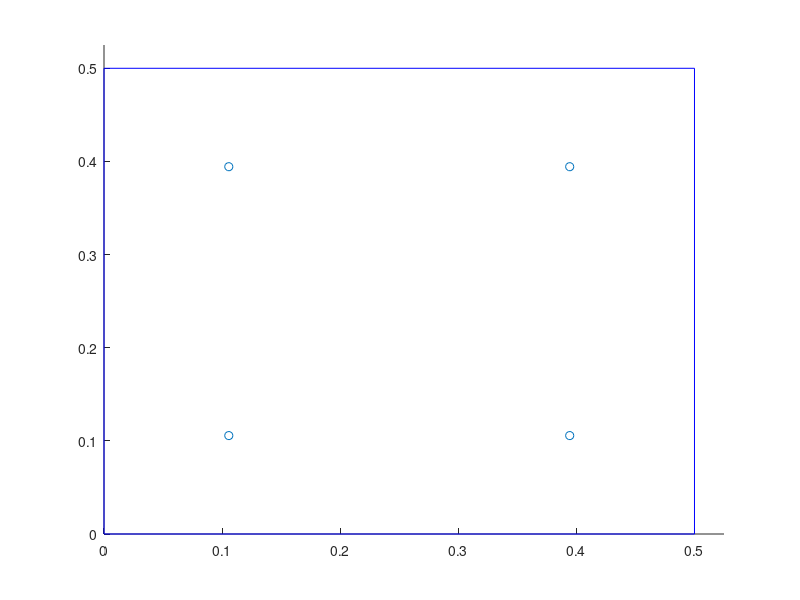

Reproduce this figure in MATLAB.
clc, clear all, close all

int_n       = 4;
p1          = sqrt(1/3);
xi  = p1*[-1 -1;
           1 -1;
           1  1;
          -1  1];
       
int_weights = [1 1 1 1];

N = zeros(4,1);
N(1) = (1+xi(1,1))*(1+xi(1,2))/4;
N(2) = (1+xi(2,1))*(1+xi(2,2))/4;
N(3) = (1+xi(3,1))*(1+xi(3,2))/4;
N(4) = (1+xi(4,1))*(1+xi(4,2))/4;

x_curr = [0.0 0.0;
          0.5 0.0;
          0.5 0.5;
          0.0 0.5];

% x_curr = [1.0 0.0;
%           1.5 0.3;
%           1.8 0.8;
%           0.4 0.5];

% gp_ana = 0.5/2 * [(1-sqrt(1/3)) (1-sqrt(1/3));
%                   (1+sqrt(1/3)) (1-sqrt(1/3));
%                   (1+sqrt(1/3)) (1+sqrt(1/3));
%                   (1-sqrt(1/3)) (1+sqrt(1/3))]

x_gp = zeros(4,2);
% y_gp = zeros(4,1);

for ii = 1 : int_n
    if ii==1
        Ni = [N(1) N(2) N(3) N(4)];
    elseif ii==2
        Ni = [N(2) N(3) N(4) N(1)];
    elseif ii==3
        Ni = [N(3) N(4) N(1) N(2)];
    elseif ii==4
        Ni = [N(4) N(1) N(2) N(3)];
    end
    Ni
    x_curr
    x_gp(ii,:) = Ni * x_curr;%(:,1);
%     y_gp(ii) = Ni * x_curr(:,2);
    fprintf('ii = %.0f  x = %.5f  y = %.5f\n',[ii,x_gp(ii,1),x_gp(ii,2)])
end

figure, hold on
plot([x_curr(1,1) x_curr(2,1)] , [x_curr(1,2) x_curr(2,2)], 'b')
plot([x_curr(2,1) x_curr(3,1)] , [x_curr(2,2) x_curr(3,2)], 'b')
plot([x_curr(3,1) x_curr(4,1)] , [x_curr(3,2) x_curr(4,2)], 'b')
plot([x_curr(4,1) x_curr(1,1)] , [x_curr(4,2) x_curr(1,2)], 'b')

scatter(x_gp(:,1),x_gp(:,2),'rx')

axis([min(x_curr(:,1))*(1-0.05) max(x_curr(:,1))*(1+0.05) min(x_curr(:,2))*(1-0.05) max(x_curr(:,2))*(1+0.05)])
              
              
              
              
              
              